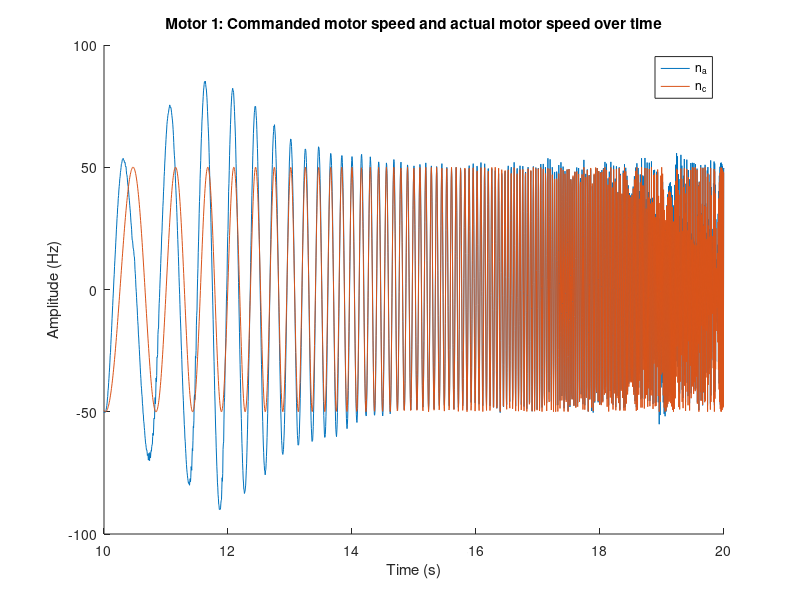
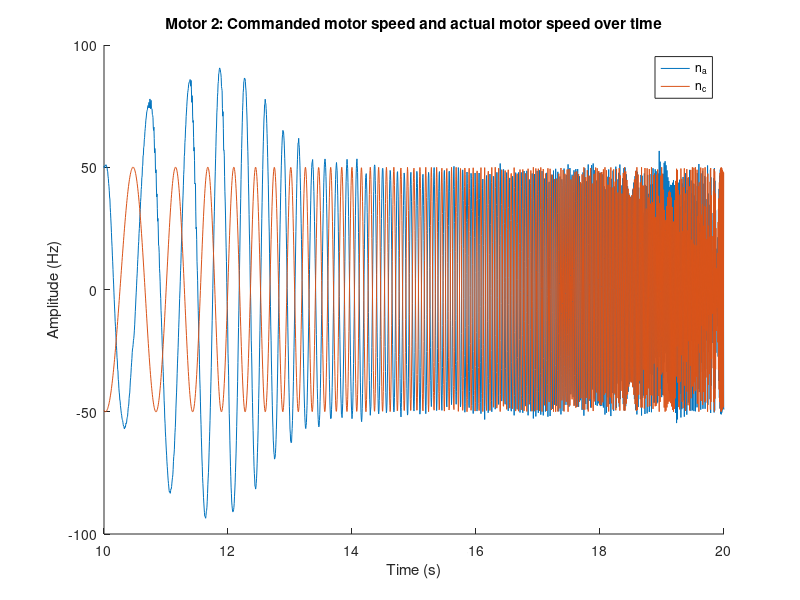
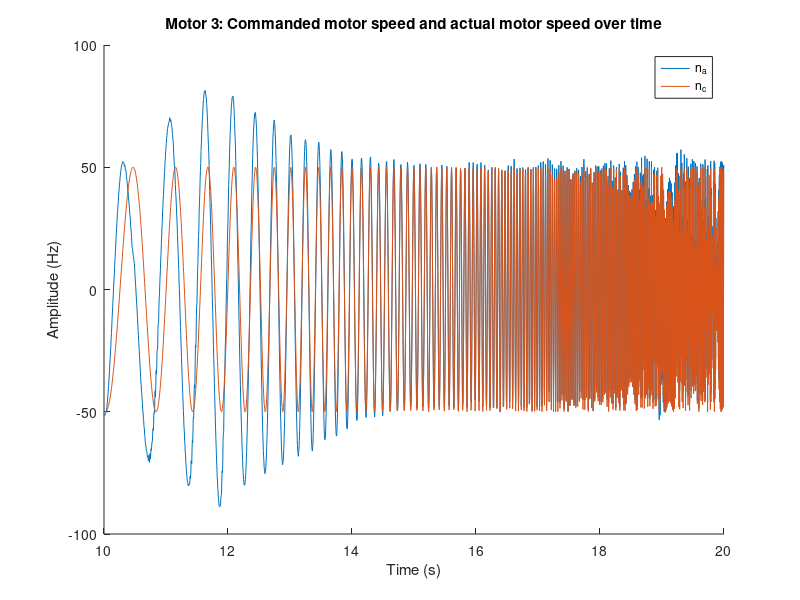
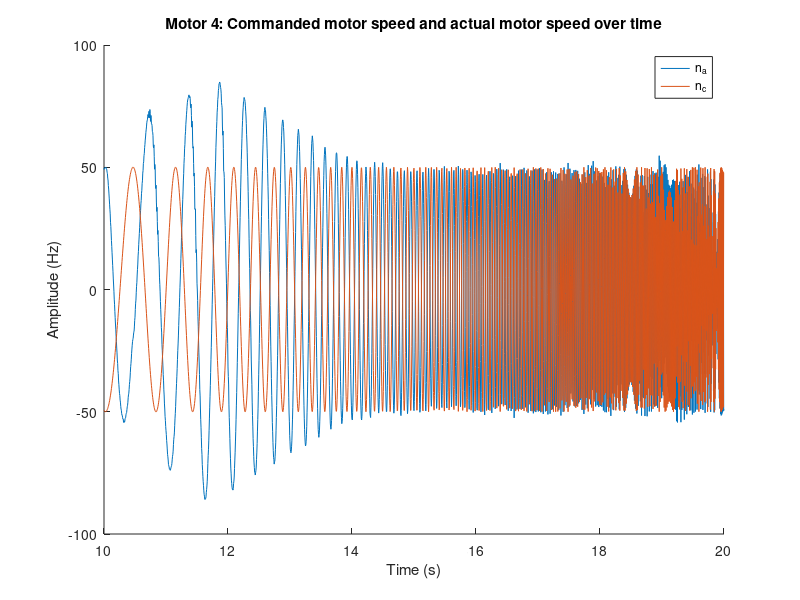

Write the MATLAB code that produced these figures, in order. (Note: this script raises an error after producing the figures.)
%% Homework 5
% Part 2: Motor Model
% by Will Wu and Jackson Cox

clear, clc, close all;

%% Constants

% mixer motor arithmetic
% column 2 and 4 are sign-reversed since data from motor 2 & 4 are negative
mixer_mat = [1, -1, 1, -1; %T
            1, 1, -1, -1; %A
            1, -1, -1, 1; %E
            -1, -1, -1, -1]; %R

% Labels
a_x_l = 1;
a_y_l = 2;
a_z_l = 3;
p_l = 4;
q_l = 5;
r_l = 6;
h_l = 7;
h_prs_l = 8;

time_ind = 1;
x_l = 2;
y_l = 3;
h_est_l = 4;
psi_l = 5;
theta_l = 6;
phi_l = 7;
u_l = 8;
v_l = 9;
w_l = 10;
p_est_l = 11;
q_est_l = 12;
r_est_l = 13;

motor_speed_trim = 292.4758;

%% Motor Modelling

% Load Data
load('log_chirp_data/log_chirp_50Hz.mat');
% load('log_chirp_data/log_chirp_1Hz.mat');
% load('log_chirp_data/log_chirp_5Hz.mat');
% load('log_chirp_data/log_chirp_10Hz.mat');
% load('log_chirp_data/log_chirp_20Hz.mat');

% Data file specific parameters
T_s = 1/200;
F_s = 1/T_s;
t = 0:T_s:(length(motor_speed_data)/F_s);
t = t(1:end-1)';



% examine motor data: Motor 1
t_chirp = 0:T_s:22.995; %changed ranged to only second chirp because the 
% first chirp does not correlate well with motor speeds
range = (t_chirp>=10 & t_chirp<= 20);
figure(), hold on;
plot(t_chirp(range),detrend(motor_speed_data(range,1),0));
plot(t_chirp(range),chirp_data(range,1));
legend("n_a","n_c"); 
xlabel("Time (s)");
ylabel("Amplitude (Hz)");
title("Motor 1: Commanded motor speed and actual motor speed over time");

%Motor 2:
figure(), hold on;
plot(t_chirp(range),detrend(motor_speed_data(range,2),0));
plot(t_chirp(range),chirp_data(range,2));
legend("n_a","n_c");
xlabel("Time (s)");
ylabel("Amplitude (Hz)");
title("Motor 2: Commanded motor speed and actual motor speed over time");

%Motor 3:
figure(), hold on;
plot(t_chirp(range),detrend(motor_speed_data(range,3),0));
plot(t_chirp(range),chirp_data(range,3));
legend("n_a","n_c");
xlabel("Time (s)");
ylabel("Amplitude (Hz)");
title("Motor 3: Commanded motor speed and actual motor speed over time");

%Motor 4:
figure(), hold on;
plot(t_chirp(range),detrend(motor_speed_data(range,4),0));
plot(t_chirp(range),chirp_data(range,4));
legend("n_a","n_c");
xlabel("Time (s)");
ylabel("Amplitude (Hz)");
title("Motor 4: Commanded motor speed and actual motor speed over time");

%% Battery Model

t = 0:T_s:(length(motor_speed_data)/F_s);
t = t(1:end-1)';

% Load Data
load('log_chirp_data/hover_voltage.mat');
% load('log_chirp_data/hover_voltage_trial2.mat');


% examine hover motor speed
figure; hold on;
plot(t, motor_speed_data(:,1));
% legend('1','2','3','4');
xlabel('Time'), ylabel('Motor Speed');
title('Motor Speed');

% examine battery voltage, state
figure;
plot(t,sensor_data(:,7));

% volt_percent = double(volt_percent)/100;
volt_V = double(volt_V);

figure; hold on;
plot(t,double(volt_percent) .* volt_V(1)/100, t, volt_V);
legend('Times Percent', 'Actual');
